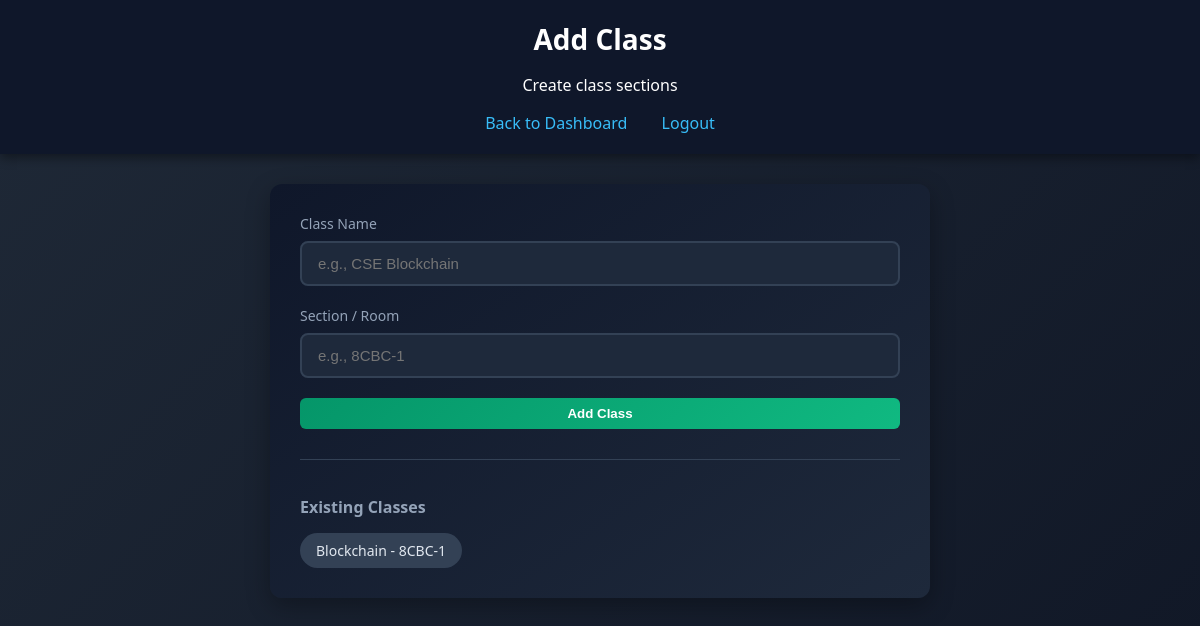
Before: /admin/add_class (signed in) with the older database file.
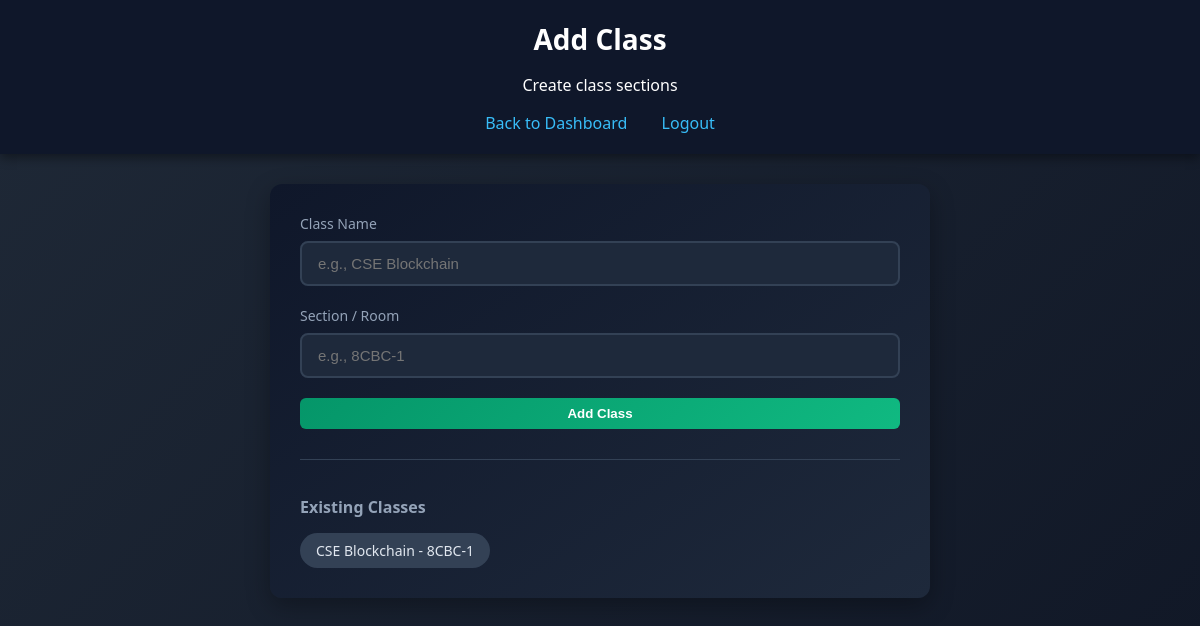
After: the same page with the newer database file.
### tables this page shows
CREATE TABLE classes (
    id INTEGER PRIMARY KEY AUTOINCREMENT,
    class_name TEXT NOT NULL,
    room_no TEXT
);

### backend/app.py (the view)
@app.route("/admin/add_class", methods=["GET", "POST"])
def add_class():
    if session.get("role") != "admin":
        return redirect("/login")
    message = ""
    conn = get_connection()
    cursor = conn.cursor()
    if request.method == "POST":
        class_name = request.form["class_name"]
        section = request.form["section"]
        cursor.execute("INSERT INTO classes (class_name, room_no) VALUES (?, ?)", (class_name, section))
        conn.commit()
        message = f"Class '{class_name} - {section}' added successfully!"
    classes = cursor.execute("SELECT * FROM classes ORDER BY class_name").fetchall()
    conn.close()
    return render_template("add_class.html", message=message, classes=classes)

### backend/app.py (called while the page is built)
def get_connection():
    conn = sqlite3.connect(DB_PATH)
    conn.row_factory = sqlite3.Row
    return conn

### frontend/templates/add_class.html (shortened to what this page needs)
<!DOCTYPE html>
<html lang="en">
<head>
    <link rel="stylesheet" href="/static/style.css">
</head>
<body>
    <div class="header">
        <h1>Add Class</h1>
        <p>Create class sections</p>
        <nav class="nav-links">
            <a href="/admin">Back to Dashboard</a>
            <a href="/logout">Logout</a>
        </nav>
    </div>
    <div class="dashboard-content">
        <div class="form-container">
            <form method="POST" class="admin-form">
                <div class="form-group">
                    <label>Class Name</label>
                    <input type="text" name="class_name" placeholder="e.g., CSE Blockchain" required>
                </div>
                <div class="form-group">
                    <label>Section / Room</label>
                    <input type="text" name="section" placeholder="e.g., 8CBC-1" required>
                </div>
                <button type="submit" class="start-btn">Add Class</button>
            </form>
            {% if classes %}
            <div class="existing-items">
                <h3>Existing Classes</h3>
                <div class="items-list">
                    {% for c in classes %}
                    <span class="item-tag">{{ c.class_name }} - {{ c.room_no }}</span>
                    {% endfor %}
                </div>
            </div>
            {% endif %}
        </div>
    </div>
</body>
</html>

Changed rows visible on the page:
changed classes "8CBC-1": class_name "Blockchain" → "CSE Blockchain"
